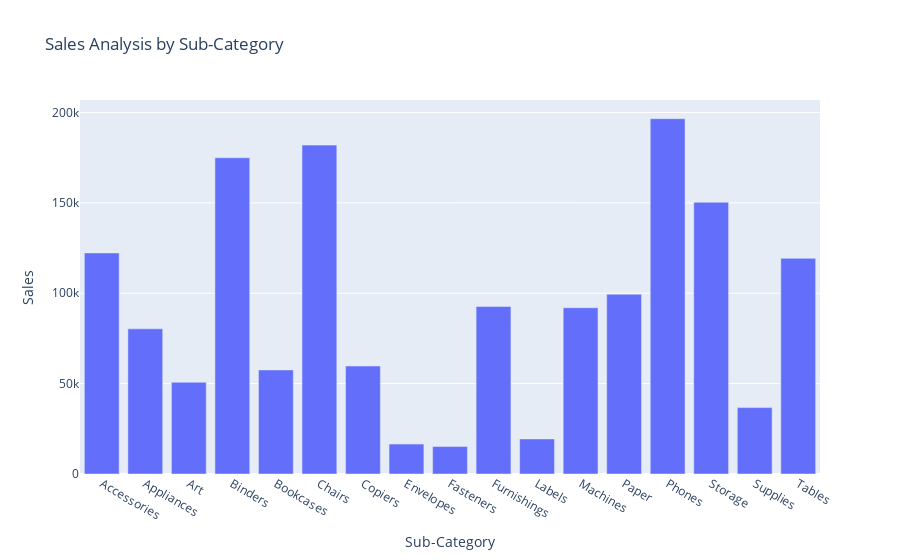

Write notebook code for a chart like this one.
### Code cell
#Sales by Sub-Category bar chart

sales_by_subcategory=data.groupby('Sub-Category')['Sales'].sum().reset_index()

sub_category_bar=px.bar(sales_by_subcategory,
                       x='Sub-Category', 
                       y='Sales', 
                       title='Sales Analysis by Sub-Category')
sub_category_bar.show()

### Figure 1 — Plotly figure (JSON) as saved in the notebook; plotly's stock layout.template omitted (floating-point values rounded to 4 significant figures)
{"data": [{"alignmentgroup": "True", "hovertemplate": "Sub-Category=%{x}<br>Sales=%{y}<extra></extra>", "legendgroup": "", "marker": {"color": "#636efa", "pattern": {"shape": ""}}, "name": "", "offsetgroup": "", "orientation": "v", "showlegend": false, "textposition": "auto", "type": "bar", "x": ["Accessories", "Appliances", "Art", "Binders", "Bookcases", "Chairs", "Copiers", "Envelopes", "Fasteners", "Furnishings", "Labels", "Machines", "Paper", "Phones", "Storage", "Supplies", "Tables"], "xaxis": "x", "y": [122300.0, 80310.0, 50760.0, 175000.0, 57580.0, 181900.0, 59740.0, 16540.0, 15210.0, 92690.0, 19400.0, 91990.0, 99450.0, 196600.0, 150300.0, 36720.0, 119300.0], "yaxis": "y"}], "layout": {"barmode": "relative", "legend": {"tracegroupgap": 0}, "title": {"text": "Sales Analysis by Sub-Category"}, "xaxis": {"anchor": "y", "domain": [0, 1], "title": {"text": "Sub-Category"}}, "yaxis": {"anchor": "x", "domain": [0, 1], "title": {"text": "Sales"}}}}
